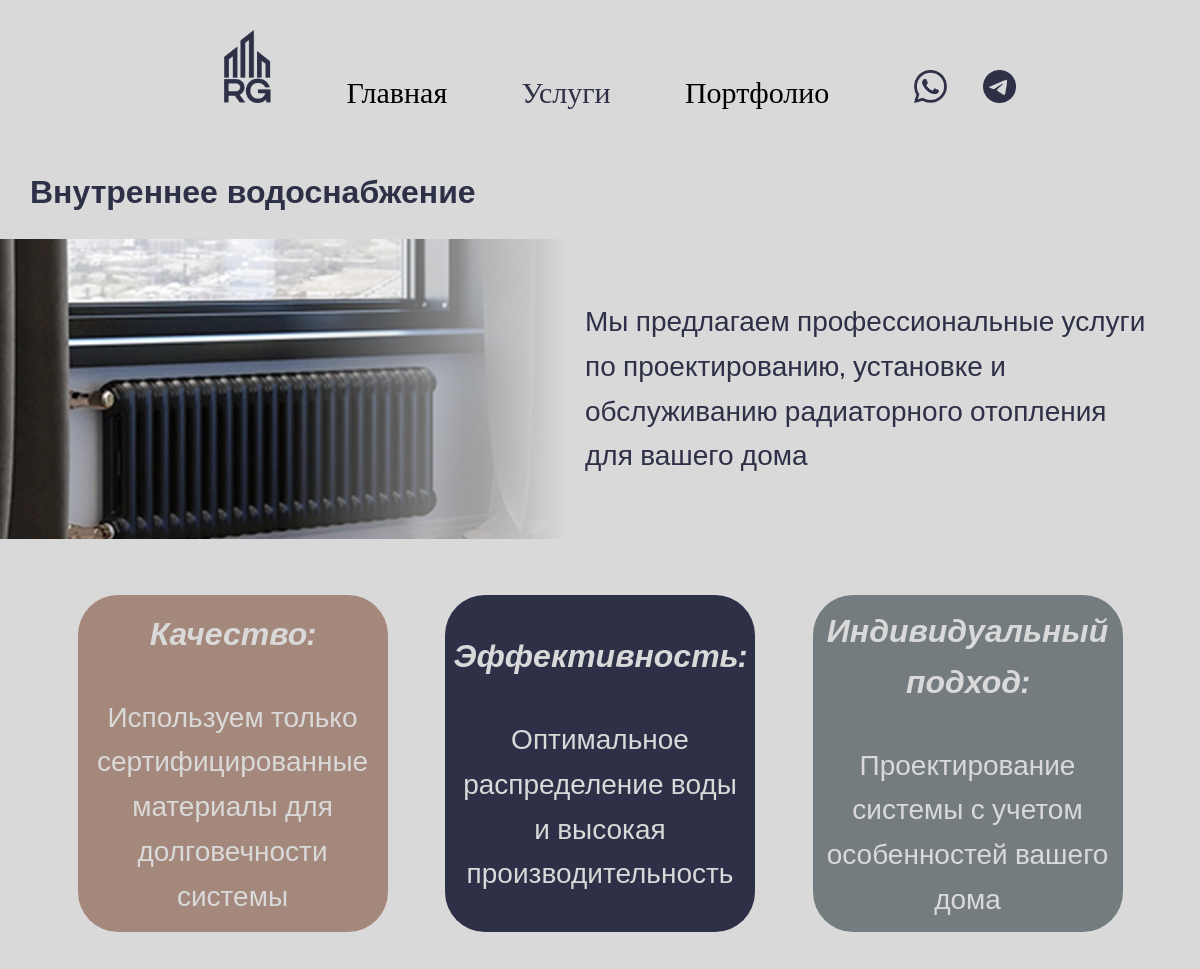
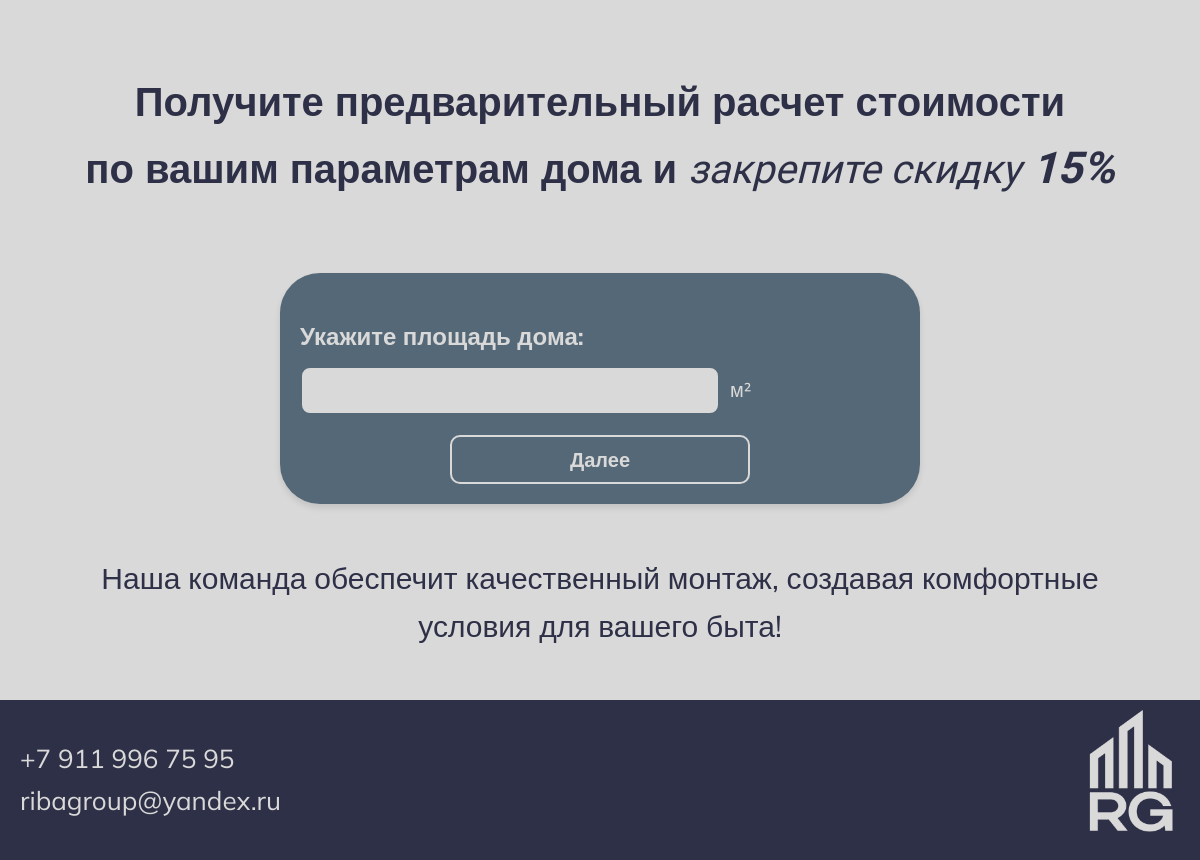
Page /service/vnutrennee_vodosnabzhenie/ on the committed database (2 pictures, top to bottom).
### ribaApp/models.py (models this page shows, shortened)
class Service(models.Model):
    url_title = models.CharField(max_length=100, verbose_name='Название услуги для ссылки')
    name = models.CharField(max_length=100, verbose_name='Название услуги')
    description = models.CharField(max_length=500, verbose_name="Краткое описание для карточки рядом с картинкой")
    description_bottom = models.CharField(max_length=500, verbose_name="Краткое описание для карточки внизу")
    main_photo = models.ImageField(verbose_name="Главное фото карточки")

class Question(models.Model):
    text = models.CharField(max_length=255, verbose_name="Текст вопроса")
    MULTIPLE_CHOICE = 'MC'
    SINGLE_CHOICE = 'SC'
    OPEN = 'O'
    QUESTION_TYPE_CHOICES = [
        (MULTIPLE_CHOICE, 'Несколько вариантов'),
        (SINGLE_CHOICE, 'Один вариант'),
        (OPEN, 'Открытый ответ')
    ]
    question_type = models.CharField(
        max_length=2,
        choices=QUESTION_TYPE_CHOICES,
        default=SINGLE_CHOICE,
        verbose_name="Тип вопроса"
    )
    EXPECTED_TEXT = 'text'
    EXPECTED_NUMBER = 'number'
    EXPECTED_ANSWER_CHOICES = [
        (EXPECTED_TEXT, 'Текст'),
        (EXPECTED_NUMBER, 'Число'),
    ]
    expected_answer_type = models.CharField(
        max_length=10,
        choices=EXPECTED_ANSWER_CHOICES,
        default=EXPECTED_TEXT,
        verbose_name="Ожидаемый тип открытого ответа"
    )

### ribaApp/views.py (the view, shortened to what this page needs)
# urls.py: path("service/<str:service_name>/", views.service, name="Услуга"),
def service(request, service_name):
    this_service = get_object_or_404(Service, url_title=service_name)
    previous_service = request.session.get('current_service')
    if previous_service != service_name:
        keys_to_remove = ['current_question_index', 'selected_answers', 'open_answers', 'submitted_contact']
        for key in keys_to_remove:
            request.session.pop(key, None)
        request.session['current_service'] = service_name  # Устанавливаем новую услугу
    advantages = {
        "montazh_kotelnogo_oborudovaniya": {
            "Энергоэффективность": "Современные котлы помогут снизить расходы на отопление",
            "Надежность": "Установка качественного оборудования гарантирует долгую и безопасную эксплуатацию",
            "Индивидуальный подход": "Подбор котла в зависимости от площади и потребностей вашего дома",
        },
        "radiatornoe_otoplenie": {
            "Эффективность": "Быстрый прогрев помещений",
            "Комфорт": "Регулируемая температура в каждом помещении",
            "Надежность": "Долговечность системы и низкие затраты на обслуживание",
        },
        "vodyanoy_teplyy_pol": {
            "Комфорт": "Обеспечивает приятное тепло от пола",
            "Экономия": "Уменьшает затраты на отопление",
            "Эстетика": "Не занимает место и скрыт под покрытием",
        },
        "vnutrennee_vodosnabzhenie": {
            "Качество": "Используем только сертифицированные материалы для долговечности системы",
            "Эффективность": "Оптимальное распределение воды и высокая производительность",
            "Индивидуальный подход": "Проектирование системы с учетом особенностей вашего дома",
        }
    }
    questions = Question.objects.all().order_by('id')
    total_questions = len(questions)
    current_question_index = request.session.get('current_question_index', 0)
    current_question = questions[current_question_index]
    if request.method == 'POST':
        form = TestForm(request.POST, questions=[current_question])
        if form.is_valid():
            if current_question.question_type == Question.OPEN:
                answer_text = form.cleaned_data.get('question', '')
                if isinstance(answer_text, str):  # Проверяем, что это строка
                    answer_text = answer_text.strip()  # Убираем лишние пробелы
                    if answer_text:  # Проверяем, что ответ не пустой
                        open_answers = request.session.get('open_answers', [])
                        open_answers.append({
                            'question': current_question.id,
                            'answer': answer_text
                        })
                        request.session['open_answers'] = open_answers
            else:
                selected_answers = request.session.get('selected_answers', [])
                new_answers = form.cleaned_data.get('question', [])
                if not isinstance(new_answers, list):  # Если ответ не список, делаем его списком
                    new_answers = [new_answers]
                for answer_id in new_answers:
                    if answer_id not in selected_answers:  # Проверяем, что ответ еще не добавлен
                        selected_answers.append(answer_id)
                request.session['selected_answers'] = selected_answers
            request.session['current_question_index'] = current_question_index + 1
            return redirect('Услуга', service_name=service_name)
    else:
        form = TestForm(questions=[current_question])
    return render(request, 'service.html', {
        'service': this_service,
        'advantages': advantages.get(service_name, {}),
        'form': form,
        'current_question': current_question,
        'stage': 'questions'
    })

### ribaApp/forms.py (shortened to what this page needs)
class TestForm(forms.Form):
    def __init__(self, *args, **kwargs):
        questions = kwargs.pop('questions', [])
        super().__init__(*args, **kwargs)
        if len(questions) != 1:
            raise ValueError("Форма поддерживает только один вопрос за раз.")
        question = questions[0]
        self.question = question
        if question.question_type == Question.OPEN:
            if question.expected_answer_type == Question.EXPECTED_NUMBER:
                self.fields['question'] = forms.IntegerField(
                    label=question.text,
                    required=True,
                    widget=forms.NumberInput(attrs={'placeholder': 'Введите число'}),
                    error_messages={
                        'invalid': 'Вы должны ввести число.',
                    }
                )
            else:
                self.fields['question'] = forms.CharField(
                    label=question.text,
                    required=True,
                    widget=forms.TextInput(attrs={'placeholder': 'Введите текст'}),
                )

### ribaApp/templates/service.html (shortened to what this page needs)
{% extends 'base.html' %}
{% load static %}
{% block extra_styles %}
<link rel="stylesheet" type="text/css" href="{% static 'css/style_service.css' %}">
{% endblock %}
{% block content %}
<h1>{{ service.name }}</h1>
<section class="header">
    <div class="image-container">
        <img src="{{ service.main_photo.url }}" alt="{{ service.name }}">
    </div>
    <p>{{ service.description }}</p>
</section>
<section class="advantages">
    <ul>
    {% for key, value in advantages.items %}
    <li>
        <strong>{{ key }}:</strong> <br>
        <span class="value">{{ value }}</span>
    </li>
    {% endfor %}
</ul>
</section>
<section class="sale">
    <p>
        Получите предварительный расчет стоимости <br>по вашим параметрам дома и <span class="italic">закрепите скидку</span> <span class="italic-bold">15%</span>
    </p>
</section>
<section class="test-form" id="test-form">
    {% if stage == 'questions' %}
    <form method="post" class="questions-form" onsubmit="saveScrollPosition()">
        {% for field in form %}
            <div class="form-group">
                <p class="question-text">{{ field.label }}</p>
                {% if field.field.widget.input_type == 'radio' %}
                    {% for choice in field.field.choices %}
                        <div class="choice-group">
                            <input type="radio"
                                   id="{{ field.name }}_{{ forloop.counter }}"
                                   name="{{ field.name }}"
                                   value="{{ choice.0 }}"
                                   class="choice-input">
                            <label for="{{ field.name }}_{{ forloop.counter }}" class="choice-label">
                                {{ choice.1 }}
                            </label>
                        </div>
                    {% endfor %}
                {% else %}
                    {% if field.field.widget.input_type == 'number' %}
                        <div class="input-with-unit">
                        <input type="text"
                               id="{{ field.id_for_label }}"
                               name="{{ field.name }}"
                               class="number-input"
                               pattern="\d*"
                               title="Пожалуйста, введите только цифры">
                        <span class="unit">м²</span>
                        </div>
                    {% else %}
                        {{ field }}
                    {% endif %}
                {% endif %}
            </div>
        {% endfor %}
        <button type="submit" class="form-submit">Далее</button>
    </form>
    {% endif %}
</section>
<section class="desk-bottom">
    <p>{{ service.description_bottom }}</p>
</section>
{% endblock %}

### ribaGroup/static/css/style.css (style rules this page uses)
html, body { margin: 0; padding: 0; height: 100%; }
body { background-color: #D9D9D9; display: flex; flex-direction: column; }

### ribaGroup/static/css/style_service.css (style rules this page uses)
body { margin: 0; padding: 0; font-family: 'Mulish', sans-serif; color: #2E3047; background-color: #D9D9D9; line-height: 1.6; }
h1 { font-family: 'Mulish', sans-serif; font-weight: 700; font-size: 32px; color: #2E3047; padding-left: 30px; margin-top: 20px; }
.header { display: flex; align-items: center; background-color: #D9D9D9; margin-bottom: 20px; }
.image-container { padding-left: 0; margin-left: 0; position: relative; width: 50%; height: 300px; overflow: hidden; }
.image-container img { width: 100%; height: 100%; object-fit: cover; }
.image-container::after { content: ''; position: absolute; top: 0; right: 0; width: 50%; height: 100%; background: linear-gradient(to right, rgba(217, 217, 217, 0), #D9D9D9); z-index: 1; }
.header p { width: 50%; padding-left: 20px; padding-right: 50px; font-size: 28px; font-weight: SemiBold; color: #2E3047; }
.advantages { padding: 20px; background-color: #D9D9D9; margin-bottom: 20px; }
.advantages ul { display: flex; justify-content: space-evenly; list-style: none; padding: 0; align-content: center; }
.advantages li { width: 25%; min-height: 150px; text-align: center; color: #D9D9D9; border-radius: 40px; padding: 10px; display: flex; flex-direction: column; justify-content: center; align-items: center; }
.advantages li strong { font-family: 'Mulish', sans-serif; font-weight: 700; font-size: 32px; font-style: italic; color: #D9D9D9; margin-bottom: 10px; }
.value { font-family: 'Mulish', sans-serif; font-weight: 400; font-size: 28px; color: #D9D9D9; }
.advantages li:nth-child(1) { background-color: #A4887C }
.advantages li:nth-child(2) { background-color: #2E3047 }
.advantages li:nth-child(3) { background-color: #757C80 }
.sale { min-height: 10px; max-height: 250px; }
.sale p { text-align: center; padding: 30px; font-family: 'Mulish', sans-serif; font-weight: 700; font-size: 40px; color: #2E3047; }
.italic { font-family: 'Georgia', sans-serif; font-weight: 400; font-size: 40px; font-style: italic; color: #2E3047; }
.italic-bold { font-family: 'Georgia', sans-serif; font-weight: 700; font-size: 44px; font-style: italic; color: #2E3047; }
.test-form { max-width: 600px; margin: 0 auto; padding: 20px; background-color: #556877; border-radius: 40px; box-shadow: 0 4px 6px rgba(0, 0, 0, 0.1); }
.form-group { margin-bottom: 20px; }
.question-text { font-family: 'Mulish', sans-serif; font-weight: 700; font-size: 24px; color: #D9D9D9; margin-bottom: 10px; }
.form-submit { display: block; width: 50%; padding: 10px; margin-left: auto; margin-right: auto; font-family: 'Mulish', sans-serif; font-weight: 700; font-size: 20px; color: #D9D9D9; background-color: transparent; border: 2px solid #D9D9D9; border-radius: 10px; cursor: pointer; transition: background-color 0.3s ease, color 0.3s ease; }
.number-input { width: 70%; padding: 10px; font-size: 20px; color: #2E3047; background-color: #D9D9D9; border: 2px solid #556877; border-radius: 10px; font-family: 'Mulish', sans-serif; font-weight: 400; box-sizing: border-box; transition: border-color 0.3s ease; }
.input-with-unit { display: flex; align-items: center; gap: 10px; }
.unit { font-size: 20px; color: #D9D9D9; font-family: 'Mulish', sans-serif; font-weight: 400; }
.desk-bottom { min-height: 50px; max-height: 150px; margin: 50px; font-family: 'Mulish', sans-serif; font-size: 30px; font-weight: SemiBold; color: #2E3047; text-align: center; }

### rows in the picture
Service: name "Внутреннее водоснабжение", main_photo (picture), description "Мы предлагаем профессиональные услуги по проектированию, установке и обслуживанию радиаторного отопления для вашего дома", description_bottom "Наша команда обеспечит качественный монтаж, создавая комфортные условия для вашего быта!"
Question: label "Укажите площадь дома:"

### other values in the picture
{{ key }} "Качество" "Эффективность" "Индивидуальный подход"
{{ value }} "Используем только сертифицированные материалы для долговечности системы" "Оптимальное распределение воды и высокая производительность" "Проектирование системы с учетом особенностей вашего дома"
